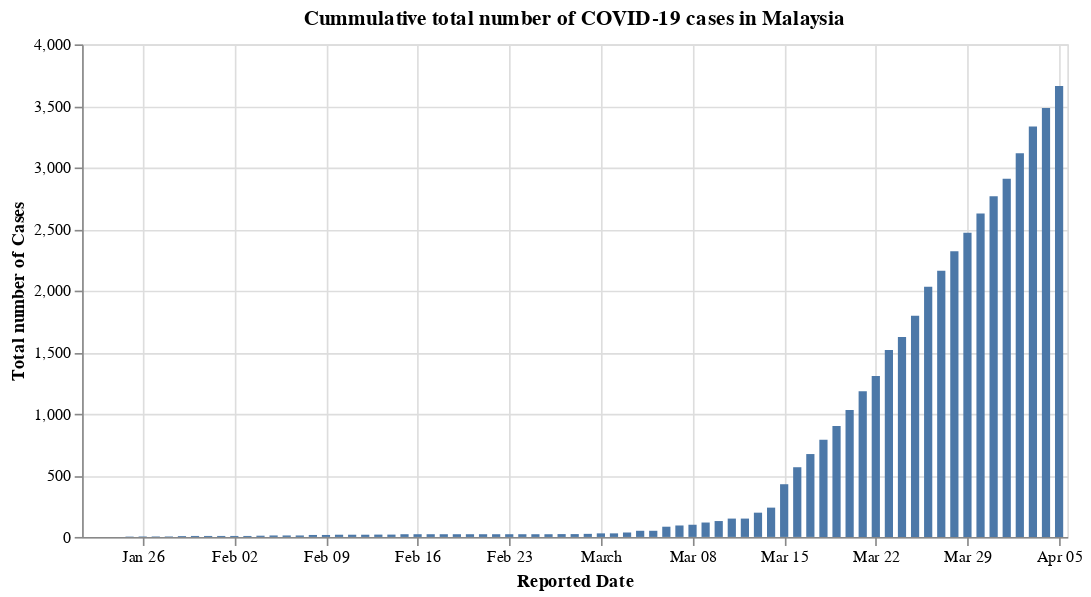

The notebook cell saved with this chart:
### Code cell
#hide
df_confirmed_my = df_confirmed[df_confirmed['Country'] == 'Malaysia'].rename(columns={'Cases': 'Total number of Cases', 'Date': 'Reported Date'})

alt.Chart(df_confirmed_my).mark_bar().encode(
    x='Reported Date:T',
    y='Total number of Cases:Q'
).properties(
    width=600,
    title='Cummulative total number of COVID-19 cases in Malaysia'
)

### Figure 1 — Vega-Lite specification as saved in the notebook (floating-point values rounded to 4 significant figures)
{"config": {"view": {"continuousWidth": 400, "continuousHeight": 300}}, "data": {"name": "data-09d42c7ac71726dd656d474b420e3f94"}, "mark": "bar", "encoding": {"x": {"type": "temporal", "field": "Reported Date"}, "y": {"type": "quantitative", "field": "Total number of Cases"}}, "title": "Cummulative total number of COVID-19 cases in Malaysia", "width": 600, "$schema": "https://vega.github.io/schema/vega-lite/v4.0.2.json", "datasets": {"data-09d42c7ac71726dd656d474b420e3f94": [{"Country": "Malaysia", "Reported Date": "2020-01-22T00:00:00", "Total number of Cases": 0}, {"Country": "Malaysia", "Reported Date": "2020-01-23T00:00:00", "Total number of Cases": 0}, {"Country": "Malaysia", "Reported Date": "2020-01-24T00:00:00", "Total number of Cases": 0}, {"Country": "Malaysia", "Reported Date": "2020-01-25T00:00:00", "Total number of Cases": 3}, {"Country": "Malaysia", "Reported Date": "2020-01-26T00:00:00", "Total number of Cases": 4}, {"Country": "Malaysia", "Reported Date": "2020-01-27T00:00:00", "Total number of Cases": 4}, {"Country": "Malaysia", "Reported Date": "2020-01-28T00:00:00", "Total number of Cases": 4}, {"Country": "Malaysia", "Reported Date": "2020-01-29T00:00:00", "Total number of Cases": 7}, {"Country": "Malaysia", "Reported Date": "2020-01-30T00:00:00", "Total number of Cases": 8}, {"Country": "Malaysia", "Reported Date": "2020-01-31T00:00:00", "Total number of Cases": 8}, {"Country": "Malaysia", "Reported Date": "2020-02-01T00:00:00", "Total number of Cases": 8}, {"Country": "Malaysia", "Reported Date": "2020-02-02T00:00:00", "Total number of Cases": 8}, {"Country": "Malaysia", "Reported Date": "2020-02-03T00:00:00", "Total number of Cases": 8}, {"Country": "Malaysia", "Reported Date": "2020-02-04T00:00:00", "Total number of Cases": 10}, {"Country": "Malaysia", "Reported Date": "2020-02-05T00:00:00", "Total number of Cases": 12}, {"Country": "Malaysia", "Reported Date": "2020-02-06T00:00:00", "Total number of Cases": 12}, {"Country": "Malaysia", "Reported Date": "2020-02-07T00:00:00", "Total number of Cases": 12}, {"Country": "Malaysia", "Reported Date": "2020-02-08T00:00:00", "Total number of Cases": 16}, {"Country": "Malaysia", "Reported Date": "2020-02-09T00:00:00", "Total number of Cases": 16}, {"Country": "Malaysia", "Reported Date": "2020-02-10T00:00:00", "Total number of Cases": 18}, {"Country": "Malaysia", "Reported Date": "2020-02-11T00:00:00", "Total number of Cases": 18}, {"Country": "Malaysia", "Reported Date": "2020-02-12T00:00:00", "Total number of Cases": 18}, {"Country": "Malaysia", "Reported Date": "2020-02-13T00:00:00", "Total number of Cases": 19}, {"Country": "Malaysia", "Reported Date": "2020-02-14T00:00:00", "Total number of Cases": 19}, {"Country": "Malaysia", "Reported Date": "2020-02-15T00:00:00", "Total number of Cases": 22}, {"Country": "Malaysia", "Reported Date": "2020-02-16T00:00:00", "Total number of Cases": 22}, {"Country": "Malaysia", "Reported Date": "2020-02-17T00:00:00", "Total number of Cases": 22}, {"Country": "Malaysia", "Reported Date": "2020-02-18T00:00:00", "Total number of Cases": 22}, {"Country": "Malaysia", "Reported Date": "2020-02-19T00:00:00", "Total number of Cases": 22}, {"Country": "Malaysia", "Reported Date": "2020-02-20T00:00:00", "Total number of Cases": 22}, {"Country": "Malaysia", "Reported Date": "2020-02-21T00:00:00", "Total number of Cases": 22}, {"Country": "Malaysia", "Reported Date": "2020-02-22T00:00:00", "Total number of Cases": 22}, {"Country": "Malaysia", "Reported Date": "2020-02-23T00:00:00", "Total number of Cases": 22}, {"Country": "Malaysia", "Reported Date": "2020-02-24T00:00:00", "Total number of Cases": 22}, {"Country": "Malaysia", "Reported Date": "2020-02-25T00:00:00", "Total number of Cases": 22}, {"Country": "Malaysia", "Reported Date": "2020-02-26T00:00:00", "Total number of Cases": 22}, {"Country": "Malaysia", "Reported Date": "2020-02-27T00:00:00", "Total number of Cases": 23}, {"Country": "Malaysia", "Reported Date": "2020-02-28T00:00:00", "Total number of Cases": 23}, {"Country": "Malaysia", "Reported Date": "2020-02-29T00:00:00", "Total number of Cases": 25}, {"Country": "Malaysia", "Reported Date": "2020-03-01T00:00:00", "Total number of Cases": 29}, {"Country": "Malaysia", "Reported Date": "2020-03-02T00:00:00", "Total number of Cases": 29}, {"Country": "Malaysia", "Reported Date": "2020-03-03T00:00:00", "Total number of Cases": 36}, {"Country": "Malaysia", "Reported Date": "2020-03-04T00:00:00", "Total number of Cases": 50}, {"Country": "Malaysia", "Reported Date": "2020-03-05T00:00:00", "Total number of Cases": 50}, {"Country": "Malaysia", "Reported Date": "2020-03-06T00:00:00", "Total number of Cases": 83}, {"Country": "Malaysia", "Reported Date": "2020-03-07T00:00:00", "Total number of Cases": 93}, {"Country": "Malaysia", "Reported Date": "2020-03-08T00:00:00", "Total number of Cases": 99}, {"Country": "Malaysia", "Reported Date": "2020-03-09T00:00:00", "Total number of Cases": 117}, {"Country": "Malaysia", "Reported Date": "2020-03-10T00:00:00", "Total number of Cases": 129}, {"Country": "Malaysia", "Reported Date": "2020-03-11T00:00:00", "Total number of Cases": 149}, {"Country": "Malaysia", "Reported Date": "2020-03-12T00:00:00", "Total number of Cases": 149}, {"Country": "Malaysia", "Reported Date": "2020-03-13T00:00:00", "Total number of Cases": 197}, {"Country": "Malaysia", "Reported Date": "2020-03-14T00:00:00", "Total number of Cases": 238}, {"Country": "Malaysia", "Reported Date": "2020-03-15T00:00:00", "Total number of Cases": 428}, {"Country": "Malaysia", "Reported Date": "2020-03-16T00:00:00", "Total number of Cases": 566}, {"Country": "Malaysia", "Reported Date": "2020-03-17T00:00:00", "Total number of Cases": 673}, {"Country": "Malaysia", "Reported Date": "2020-03-18T00:00:00", "Total number of Cases": 790}, {"Country": "Malaysia", "Reported Date": "2020-03-19T00:00:00", "Total number of Cases": 900}, {"Country": "Malaysia", "Reported Date": "2020-03-20T00:00:00", "Total number of Cases": 1030}, {"Country": "Malaysia", "Reported Date": "2020-03-21T00:00:00", "Total number of Cases": 1183}, {"Country": "Malaysia", "Reported Date": "2020-03-22T00:00:00", "Total number of Cases": 1306}, {"Country": "Malaysia", "Reported Date": "2020-03-23T00:00:00", "Total number of Cases": 1518}, {"Country": "Malaysia", "Reported Date": "2020-03-24T00:00:00", "Total number of Cases": 1624}, {"Country": "Malaysia", "Reported Date": "2020-03-25T00:00:00", "Total number of Cases": 1796}, {"Country": "Malaysia", "Reported Date": "2020-03-26T00:00:00", "Total number of Cases": 2031}, {"Country": "Malaysia", "Reported Date": "2020-03-27T00:00:00", "Total number of Cases": 2161}, {"Country": "Malaysia", "Reported Date": "2020-03-28T00:00:00", "Total number of Cases": 2320}, {"Country": "Malaysia", "Reported Date": "2020-03-29T00:00:00", "Total number of Cases": 2470}, {"Country": "Malaysia", "Reported Date": "2020-03-30T00:00:00", "Total number of Cases": 2626}, {"Country": "Malaysia", "Reported Date": "2020-03-31T00:00:00", "Total number of Cases": 2766}, {"Country": "Malaysia", "Reported Date": "2020-04-01T00:00:00", "Total number of Cases": 2908}, {"Country": "Malaysia", "Reported Date": "2020-04-02T00:00:00", "Total number of Cases": 3116}, {"Country": "Malaysia", "Reported Date": "2020-04-03T00:00:00", "Total number of Cases": 3333}, {"Country": "Malaysia", "Reported Date": "2020-04-04T00:00:00", "Total number of Cases": 3483}, {"Country": "Malaysia", "Reported Date": "2020-04-05T00:00:00", "Total number of Cases": 3662}]}}
